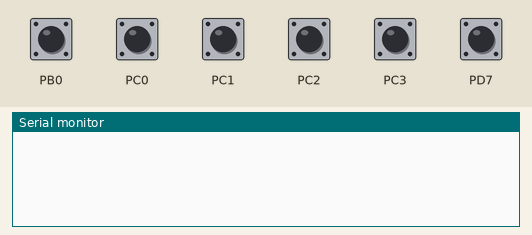
Simulated run of this program. Board: ATmega328P, built with avr-gcc and emulated at 16 MHz. Parts: the last lines printed to the serial monitor. Inputs (shaded band) come from the test bench; at power-on: PB0, PC0–3, PD7 HIGH.

Above: at 1.2 s.
1.3 s: PB0 pulled LOW for 0.15 s
At 1.9 s:
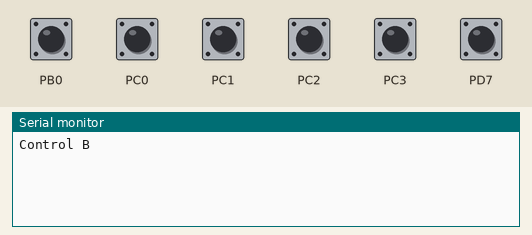
2.9 s: PC0 pulled LOW for 0.15 s
At 4.1 s:
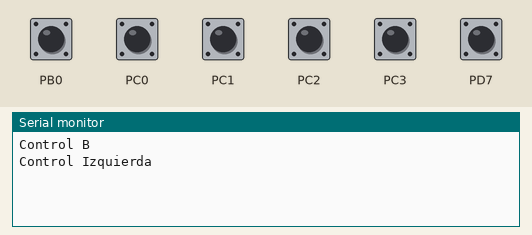
4.5 s: PC1 pulled LOW for 0.15 s
At 5.5 s:
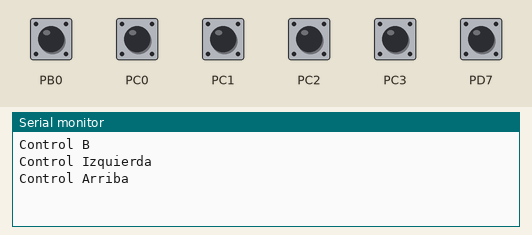
6.1 s: PC2 pulled LOW for 0.15 s
At 6.7 s:
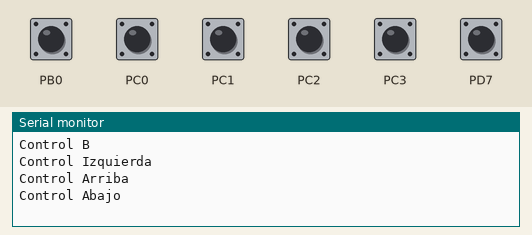
7.7 s: PC3 pulled LOW for 0.15 s
At 8.9 s:
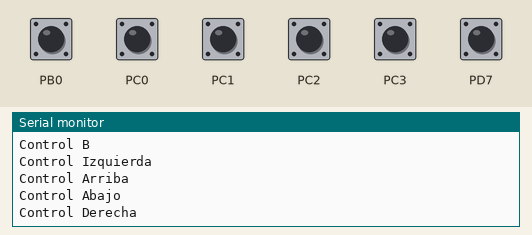
9.3 s: PD7 pulled LOW for 0.15 s
At 10.4 s:
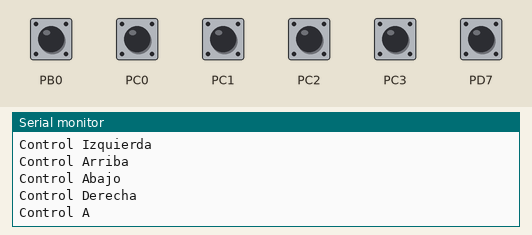

Measured:
- after the input at 1.3 s, the serial monitor: prints a new line at once (image 1)
- after the input at 2.9 s, the serial monitor: prints a new line at once (image 2)
- after the input at 4.5 s, the serial monitor: prints a new line at once (image 3)
- after the input at 6.1 s, the serial monitor: prints a new line at once (image 4)
- after the input at 7.7 s, the serial monitor: prints a new line at once (image 5)
- after the input at 9.3 s, the serial monitor: prints a new line at once (image 6)

The program:

main.c
```c
/*
 * laboratorio6.c
 *
 * Created: 3/20/2025 8:52:20 PM
 * Author : njfg0
 */

#include <avr/io.h>
#define F_CPU 16000000
#include <avr/interrupt.h>
#include <stdio.h>
#include <util/delay.h>
#include <string.h>
#include <stdint.h>
#include "com_uart/com_uart.h"


int main(void)
{
	cli();
	DDRB=0b00000000;
	PORTB=0b00000001;
	DDRD=0b00000000;
	PORTD=0b10000000;
	DDRC=0b00000000;
	PORTC=0b00001111;

	PCICR |=(1<<PCIE1)|(1 << PCIE2)|(1 << PCIE0);
	PCMSK1|=(1<<PCINT8)|(1<<PCINT9)|(1<<PCINT10)|(1<<PCINT11);
	PCMSK0 |= (1 << PCINT0);//D8
	PCMSK2 |= (1 << PCINT23);//D7
	initUART9600();
	sei();
    /* Replace with your application code */
    while (1)
    {
    }
}

ISR(PCINT1_vect)
{
	if (!(PINC & (1 << PC0))) {
			writetxtUART("Control Izquierda\n");
		} else if (!(PINC & (1 << PC1))) {
			writetxtUART("Control Arriba\n");
		} else if (!(PINC & (1 << PC2))) {
			writetxtUART("Control Abajo\n");
		} else if (!(PINC & (1 << PC3))) {
			writetxtUART("Control Derecha\n");
		}
}
ISR(PCINT2_vect)
{
	if (!(PIND & (1 << PD7))) {
		writetxtUART("Control A\n");
	}
}
ISR(PCINT0_vect)
{
	if (!(PINB & (1 << PB0))) {
		writetxtUART("Control B\n");
	}
}
```

com_uart.c
```c
/*
 * com_uart.c
 *
 * Created: 3/20/2025 9:24:21 PM
 *  Author: njfg0
 */
/*
 * com_uart.c
 *
 * Created: 2/6/2025 8:39:48 AM
 *  Author: njfg0
 */
#include "com_uart.h"
void initUART9600(void){
	//configurar pines tx y rx
	DDRD &=~(1<<DDD0);//entrada
	DDRD|=(1<<DDD1);//salida Tx

	//configurar registro A modo fast u2x0 en 1
	UCSR0A=0;
	UCSR0A|=(1<<U2X0);

	//configurar registro B, habilotar isr rx, bits para habilitar RX y TX
	UCSR0B=0;
	UCSR0B|=(1<<RXCIE0)|(1<<RXEN0)|(1<<TXEN0);

	//Configurar registro C<Frame asincrono 8 bits de datos sin pariedad, 1 bit de stop
	UCSR0C=0;
	UCSR0C|=(1<<UCSZ01)|(1<<UCSZ00);

	//baudrate = 207 con % de error igual a 0.16% con 9600
	UBRR0=207;

}

void writetxtUART(char* texto){
	uint8_t i;
	for (i=0;texto[i]!='\0';i++){
		while(!(UCSR0A&(1<<UDRE0)));//esperar hasta que el udre0 esté en 1
		UDR0=texto[i];//cuando i nulo se acaba
	}
}

void writeUART(char caracter){
	while(!(UCSR0A&(1<<UDRE0)));//esperar hasta que el udre0 esté en 1
	UDR0=caracter;//valor que queremos enviar

}
```

com_uart.h
```c
/*
 * com_uart.h
 *
 * Created: 3/20/2025 9:24:37 PM
 *  Author: njfg0
 */


#ifndef COM_UART_H_
#define COM_UART_H_
#define F_CPU 16000000
#include <avr/io.h>
#include <util/delay.h>

void initUART9600(void);
void writetxtUART(char* texto);
void writeUART(char caracter);


#endif /* COM_UART_H_ */
```
